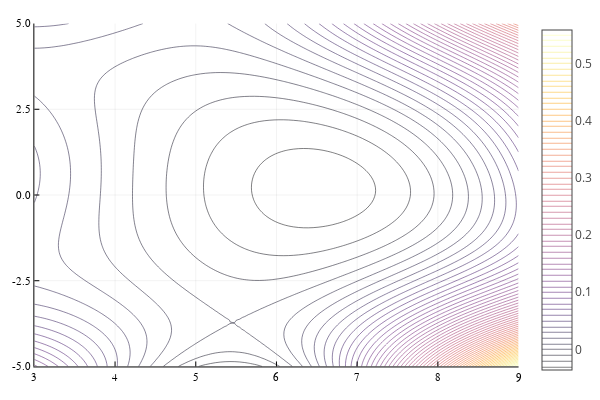

The notebook cell this image was saved under:
### Code cell
contour(rgrid, zgrid, potAP', levels=100)

### Figure 1 — Plotly figure (JSON) as saved in the notebook; plotly's stock layout.template omitted (floating-point values rounded to 4 significant figures; data arrays with more than 128 entries replaced by an {"elided": "..."} marker saying what was removed)
{"data": [{"colorbar": {"title": ""}, "colorscale": [[0, "rgba(0, 0, 4, 1.000)"], [0.03448, "rgba(4, 3, 20, 1.000)"], [0.06897, "rgba(13, 8, 41, 1.000)"], [0.1034, "rgba(24, 12, 60, 1.000)"], [0.1379, "rgba(38, 12, 81, 1.000)"], [0.1724, "rgba(54, 9, 97, 1.000)"], [0.2069, "rgba(69, 10, 105, 1.000)"], [0.2414, "rgba(84, 15, 109, 1.000)"], [0.2759, "rgba(97, 19, 110, 1.000)"], [0.3103, "rgba(111, 25, 110, 1.000)"], [0.3448, "rgba(125, 30, 109, 1.000)"], [0.3793, "rgba(140, 35, 105, 1.000)"], [0.4138, "rgba(154, 40, 101, 1.000)"], [0.4483, "rgba(166, 45, 96, 1.000)"], [0.4828, "rgba(180, 51, 89, 1.000)"], [0.5172, "rgba(193, 58, 80, 1.000)"], [0.5517, "rgba(206, 67, 71, 1.000)"], [0.5862, "rgba(216, 76, 62, 1.000)"], [0.6207, "rgba(226, 87, 52, 1.000)"], [0.6552, "rgba(235, 100, 41, 1.000)"], [0.6897, "rgba(241, 115, 29, 1.000)"], [0.7241, "rgba(247, 130, 18, 1.000)"], [0.7586, "rgba(250, 144, 8, 1.000)"], [0.7931, "rgba(252, 161, 8, 1.000)"], [0.8276, "rgba(252, 178, 22, 1.000)"], [0.8621, "rgba(250, 196, 42, 1.000)"], [0.8966, "rgba(246, 213, 67, 1.000)"], [0.931, "rgba(243, 229, 93, 1.000)"], [0.9655, "rgba(242, 244, 130, 1.000)"], [1, "rgba(252, 255, 164, 1.000)"]], "contours": {"coloring": "lines", "showlabels": false}, "hoverinfo": "none", "name": "y1", "ncontours": 102, "showlegend": false, "showscale": true, "type": "contour", "x": [3, 3.061, 3.121, 3.182, 3.242, 3.303, 3.364, 3.424, 3.485, 3.545, 3.606, 3.667, 3.727, 3.788, 3.848, 3.909, 3.97, 4.03, 4.091, 4.152, 4.212, 4.273, 4.333, 4.394, 4.455, 4.515, 4.576, 4.636, 4.697, 4.758, 4.818, 4.879, 4.939, 5, 5.061, 5.121, 5.182, 5.242, 5.303, 5.364, 5.424, 5.485, 5.545, 5.606, 5.667, 5.727, 5.788, 5.848, 5.909, 5.97, 6.03, 6.091, 6.152, 6.212, 6.273, 6.333, 6.394, 6.455, 6.515, 6.576, 6.636, 6.697, 6.758, 6.818, 6.879, 6.939, 7, 7.061, 7.121, 7.182, 7.242, 7.303, 7.364, 7.424, 7.485, 7.545, 7.606, 7.667, 7.727, 7.788, 7.848, 7.909, 7.97, 8.03, 8.091, 8.152, 8.212, 8.273, 8.333, 8.394, 8.455, 8.515, 8.576, 8.636, 8.697, 8.758, 8.818, 8.879, 8.939, 9], "xaxis": "x1", "y": [-5, -4.916, -4.832, -4.748, -4.664, -4.58, -4.496, -4.412, -4.328, -4.244, -4.16, -4.076, -3.992, -3.908, -3.824, -3.739, -3.655, -3.571, -3.487, -3.403, -3.319, -3.235, -3.151, -3.067, -2.983, -2.899, -2.815, -2.731, -2.647, -2.563, -2.479, -2.395, -2.311, -2.227, -2.143, -2.059, -1.975, -1.891, -1.807, -1.723, -1.639, -1.555, -1.471, -1.387, -1.303, -1.218, -1.134, -1.05, -0.9664, -0.8824, -0.7983, -0.7143, -0.6303, -0.5462, -0.4622, -0.3782, -0.2941, -0.2101, -0.1261, -0.04202, 0.04202, 0.1261, 0.2101, 0.2941, 0.3782, 0.4622, 0.5462, 0.6303, 0.7143, 0.7983, 0.8824, 0.9664, 1.05, 1.134, 1.218, 1.303, 1.387, 1.471, 1.555, 1.639, 1.723, 1.807, 1.891, 1.975, 2.059, 2.143, 2.227, 2.311, 2.395, 2.479, 2.563, 2.647, 2.731, 2.815, 2.899, 2.983, 3.067, 3.151, 3.235, 3.319, 3.403, 3.487, 3.571, 3.655, 3.739, 3.824, 3.908, 3.992, 4.076, 4.16, 4.244, 4.328, 4.412, 4.496, 4.58, 4.664, 4.748, 4.832, 4.916, 5], "yaxis": "y1", "z": {"elided": "120x100 float values"}, "zmax": 0.5583, "zmin": -0.03584}], "layout": {"annotations": [], "height": 400, "legend": {"bgcolor": "rgba(255, 255, 255, 1.000)", "bordercolor": "rgba(0, 0, 0, 1.000)", "font": {"color": "rgba(0, 0, 0, 1.000)", "family": "sans-serif", "size": 11}, "tracegroupgap": 0, "x": 1, "y": 1}, "margin": {"b": 20, "l": 0, "r": 0, "t": 20}, "paper_bgcolor": "rgba(255, 255, 255, 1.000)", "plot_bgcolor": "rgba(255, 255, 255, 1.000)", "showlegend": true, "width": 600, "xaxis": {"anchor": "y1", "domain": [0.06582, 0.9934], "gridcolor": "rgba(0, 0, 0, 0.100)", "gridwidth": 0.5, "linecolor": "rgba(0, 0, 0, 1.000)", "mirror": false, "range": [3, 9], "showgrid": true, "showline": true, "showticklabels": true, "tickangle": 0, "tickcolor": "rgb(0, 0, 0)", "tickfont": {"color": "rgba(0, 0, 0, 1.000)", "family": "sans-serif", "size": 11}, "tickmode": "array", "ticks": "inside", "ticktext": ["3", "4", "5", "6", "7", "8", "9"], "tickvals": [3, 4, 5, 6, 7, 8, 9], "title": "", "titlefont": {"color": "rgba(0, 0, 0, 1.000)", "family": "sans-serif", "size": 15}, "type": "-", "visible": true, "zeroline": false, "zerolinecolor": "rgba(0, 0, 0, 1.000)"}, "yaxis": {"anchor": "x1", "domain": [0.03762, 0.9902], "gridcolor": "rgba(0, 0, 0, 0.100)", "gridwidth": 0.5, "linecolor": "rgba(0, 0, 0, 1.000)", "mirror": false, "range": [-5, 5], "showgrid": true, "showline": true, "showticklabels": true, "tickangle": 0, "tickcolor": "rgb(0, 0, 0)", "tickfont": {"color": "rgba(0, 0, 0, 1.000)", "family": "sans-serif", "size": 11}, "tickmode": "array", "ticks": "inside", "ticktext": ["-5.0", "-2.5", "0.0", "2.5", "5.0"], "tickvals": [-5, -2.5, 0, 2.5, 5], "title": "", "titlefont": {"color": "rgba(0, 0, 0, 1.000)", "family": "sans-serif", "size": 15}, "type": "-", "visible": true, "zeroline": false, "zerolinecolor": "rgba(0, 0, 0, 1.000)"}}}
